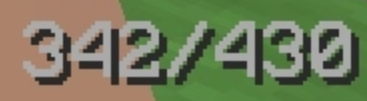
#> input picture numbers.png, 367 x 101 px
$ python -i gui.py   (imports and definitions only)
#> lines starting #> are read from the running program, lines starting #| are printed output that depends on the picture; after the words box and inside, x2 and y2 are one past the last pixel; in counts of white or black regions, pixels touching at a corner belong together
#> further down, picture is the input picture: PIL image 367x101 RGBA; mean R, G, B, A 115.5, 123.3, 91.4, 255
from tkinter import *
import tkinter as tk
from PIL import ImageGrab, Image, ImageEnhance
import pytesseract


def predict_digit(image):
    enhancer = ImageEnhance.Contrast(image)
    img = enhancer.enhance(2)
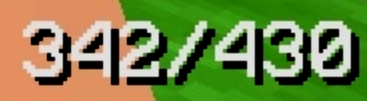
#> img: PIL image 367x101 RGBA; mean R, G, B, A 118.1, 132.8, 71.6, 255

    thresh = 200
    fn = lambda x: 255 if x > thresh else 0
    res = img.convert('L').point(fn, mode='1')
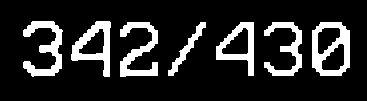
#> res: PIL image 367x101 1; 16% white; 7 white regions, largest, box (x1, y1, x2, y2) and area: (312, 22, 350, 76) 1096, (23, 21, 63, 77) 968, (120, 22, 158, 77) 945
    res.save("bw.png", "png")
#> (the run stopped early here; a loop or call above may not have finished)
